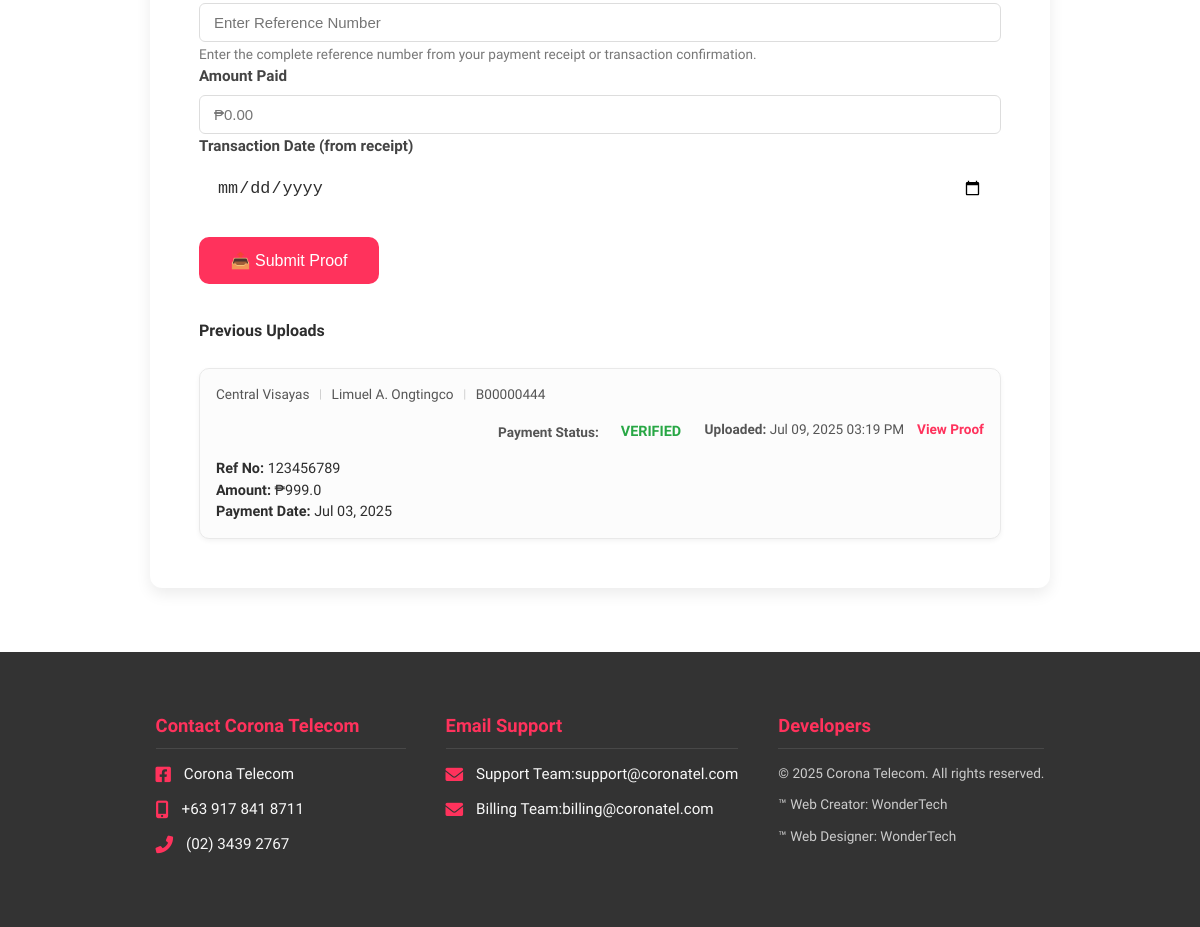
Page /cx/dashboard?tab=billing (signed in, lower part) on the earlier database version.
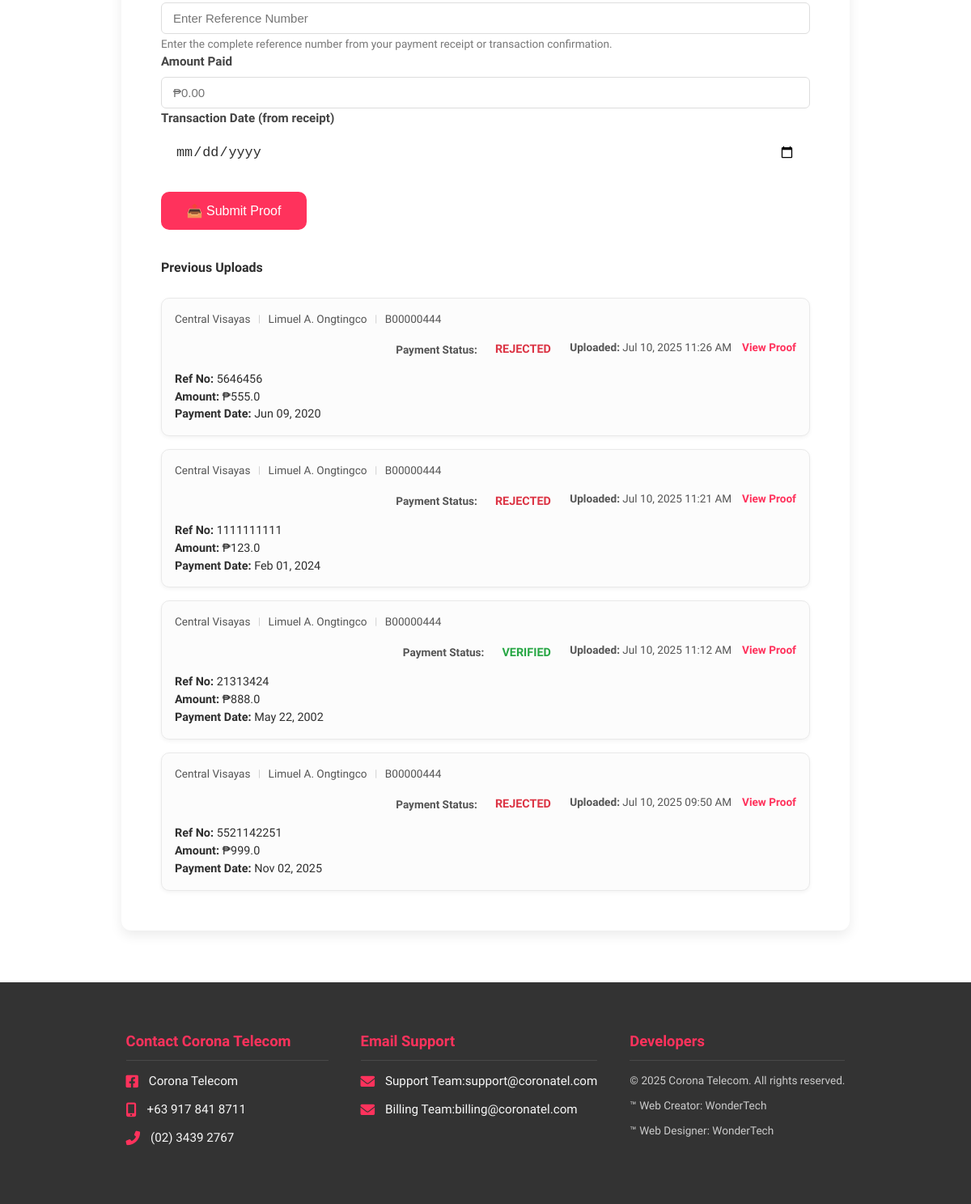
Same page on the later database version.
### models.py (models this page shows, shortened)
class Cx(db.Model, UserMixin):
    id = db.Column(db.Integer, primary_key=True)
    email = db.Column(db.String(120), unique=True, nullable=False)
    password = db.Column(db.String(200), nullable=False)  # Hashed password
    name = db.Column(db.String(120))
    avatar = db.Column(db.String(255), default='default.png')
    role = db.Column(db.String(10), nullable=False, default='customer')
    contact = db.Column(db.String(50))
    account_number = db.Column(db.String(50))
    internet_plan = db.Column(db.String(50))
    first_name = db.Column(db.String(50))
    middle_name = db.Column(db.String(50))
    middle_initial = db.Column(db.String(50)) # Kept this for historical reasons or if you plan to use it differently
    surname = db.Column(db.String(50))
    extension_name = db.Column(db.String(50)) # Added this column
    birthdate = db.Column(db.Date)
    gender = db.Column(db.String(20))
    location_country = db.Column(db.String(50))
    location_region = db.Column(db.String(50))
    location_province = db.Column(db.String(50))
    location_city = db.Column(db.String(50))
    location_barangay = db.Column(db.String(50))
    location_zip = db.Column(db.String(20))
    location_street = db.Column(db.String(100))
    payments = db.relationship('PaymentProof', backref='customer', lazy=True)
    requests = db.relationship('CxRequest', backref='customer', lazy=True)

class PaymentProof(db.Model):
    id = db.Column(db.Integer, primary_key=True)
    filename = db.Column(db.String(255))
    cx_id = db.Column(db.Integer, db.ForeignKey('cx.id'))
    uploaded_at = db.Column(db.DateTime, default=now_manila)
    reference_number = db.Column(db.String(100))
    payment_date = db.Column(db.Date)
    amount = db.Column(db.Float)
    status = db.Column(db.String(20), default='PENDING')  # PENDING, VERIFIED, REJECTED
    cx = db.relationship('Cx', backref='payment_proofs')

### app.py (the view)
@app.route('/cx/dashboard')
@login_required
def cx_dashboard():
    tab = request.args.get('tab', 'home')
    verified = request.args.get('verified')
    age = calculate_age(current_user.birthdate) if hasattr(current_user, 'birthdate') else None
    uploads = PaymentProof.query.filter_by(cx_id=current_user.id).order_by(PaymentProof.uploaded_at.desc()).all()
    requests = CxRequest.query.filter_by(cx_id=current_user.id).order_by(CxRequest.uploaded_at.desc()).all()
    previous_rebates = [r for r in requests if r.type == 'rebate']
    previous_overcharges = [r for r in requests if r.type == 'overcharge']
    soa_files = SOA.query.filter_by(cx_id=current_user.id).order_by(SOA.uploaded_at.desc()).all()
    all_notifications = Notification.query.filter_by(cx_id=current_user.id).order_by(Notification.created_at.desc()).all()
    return render_template(
        'cx/dashboard.html',
        active_tab=tab,
        tab=tab,
        age=age,
        dashboard_header=True,
        previous_uploads=uploads,
        user_requests=requests,
        all_notifications=all_notifications,
        verified=verified,
        now=datetime.now(),
        previous_rebates=previous_rebates,
        previous_overcharges=previous_overcharges,
        soa_files=soa_files
    )

### app.py (called while the page is built)
def calculate_age(birthdate):
    if birthdate:
        today = date.today()
        return today.year - birthdate.year - ((today.month, today.day) < (birthdate.month, birthdate.day))
    return None

@login_manager.user_loader
def load_user(user_id):
    user_type = session.get('user_type')
    if user_type == 'admin':
        return AdminUser.query.get(int(user_id))
    else:
        return Cx.query.get(int(user_id))  # Cx model for customers

### templates/cx/dashboard.html (shortened to what this page needs)
{% extends "base.html" %}
{% block content %}
<div class="tab-wrapper">
    {% if active_tab == 'profile' %}
    {% include 'cx/profile_tab.html' %}
    {% elif active_tab == 'billing' %}
    {% include 'cx/billing_tab.html' %}
    {% endif %}
</div>
{% endblock %}

### templates/cx/billing_tab.html (shortened to what this page needs)
<div class="billing-section">
    <div id="upload" class="tab-content active">
        <form id="uploadForm" action="{{ url_for('upload_proof') }}" method="POST" enctype="multipart/form-data">
            <div class="form-group">
                <input type="text" name="reference_number" id="reference_number" placeholder="Enter Reference Number" required>
                <small id="ref_hint" class="form-hint-text"></small>
            </div>
            <div class="form-group">
                <label for="amount_paid">Amount Paid</label>
                <input type="number" name="amount" id="amount_paid" min="1" step="0.01" placeholder="₱0.00" required>
            </div>
            <div class="form-group">
                <label for="payment_date">Transaction Date (from receipt)</label>
                <input type="date" name="payment_date" id="payment_date" required>
            </div>
            <button type="submit" class="action-btn">📤 Submit Proof</button>
        </form>
       {% if previous_uploads %}
    <h4 class="mt-4">Previous Uploads</h4>
    <div class="proof-history">
        {% for proof in previous_uploads %}
        <div class="proof-card">
            <div class="proof-card-header-line">
                <div class="proof-main-info">
                    <span class="proof-location">{{ current_user.location_region or 'N/A' }}</span>
                    <span class="separator">|</span>
                    <span class="proof-account-name">{{ current_user.name or 'N/A' }}</span>
                    <span class="separator">|</span>
                    <span class="proof-account-number">{{ current_user.account_number or 'N/A' }}</span>
                </div>
                <div class="proof-secondary-info">
                    <span class="proof-status-display">
                        <strong>Payment Status:</strong>
                        <span class="proof-status status-{{ proof.status | lower }}">{{ proof.status }}</span>
                    </span>
                    <span class="proof-uploaded-display">
                        <strong>Uploaded:</strong> {{ proof.uploaded_at.strftime('%b %d, %Y %I:%M %p') }}
                    </span>
                    <a href="{{ url_for('static', filename='uploads/' + proof.filename) }}" target="_blank" class="view-proof-link">View Proof</a>
                </div>
            </div>
            <div class="proof-card-details">
                <p><strong>Ref No:</strong> {{ proof.reference_number }}</p>
                <p><strong>Amount:</strong> ₱{{ proof.amount }}</p>
                <p><strong>Payment Date:</strong> {{ proof.payment_date.strftime('%b %d, %Y') }}</p>
            </div>
        </div>
        {% endfor %}
    </div>
{% endif %}
    </div>

Differences in the rows shown:
removed PaymentProof: {{ current_user.location_region or 'N/A' }} "Central Visayas", {{ current_user.name or 'N/A' }} "Limuel A. Ongtingco", {{ current_user.account_number or 'N/A' }} "B00000444", status "VERIFIED", uploaded_at "Jul 09, 2025 03:19 PM", reference_number "123456789", amount "999.0", payment_date "Jul 03, 2025"
added PaymentProof: {{ current_user.location_region or 'N/A' }} "Central Visayas", {{ current_user.name or 'N/A' }} "Limuel A. Ongtingco", {{ current_user.account_number or 'N/A' }} "B00000444", status "REJECTED", uploaded_at "Jul 10, 2025 11:26 AM", reference_number "5646456", amount "555.0", payment_date "Jun 09, 2020"
now on this page (row edited): PaymentProof: {{ current_user.location_region or 'N/A' }} "Central Visayas", {{ current_user.name or 'N/A' }} "Limuel A. Ongtingco", {{ current_user.account_number or 'N/A' }} "B00000444", status "REJECTED", uploaded_at "Jul 10, 2025 11:21 AM", reference_number "1111111111", amount "123.0", payment_date "Feb 01, 2024"
now on this page (row edited): PaymentProof: {{ current_user.location_region or 'N/A' }} "Central Visayas", {{ current_user.name or 'N/A' }} "Limuel A. Ongtingco", {{ current_user.account_number or 'N/A' }} "B00000444", status "VERIFIED", uploaded_at "Jul 10, 2025 11:12 AM", reference_number "21313424", amount "888.0", payment_date "May 22, 2002"
now on this page (row edited): PaymentProof: {{ current_user.location_region or 'N/A' }} "Central Visayas", {{ current_user.name or 'N/A' }} "Limuel A. Ongtingco", {{ current_user.account_number or 'N/A' }} "B00000444", status "REJECTED", uploaded_at "Jul 10, 2025 09:50 AM", reference_number "5521142251", amount "999.0", payment_date "Nov 02, 2025"
